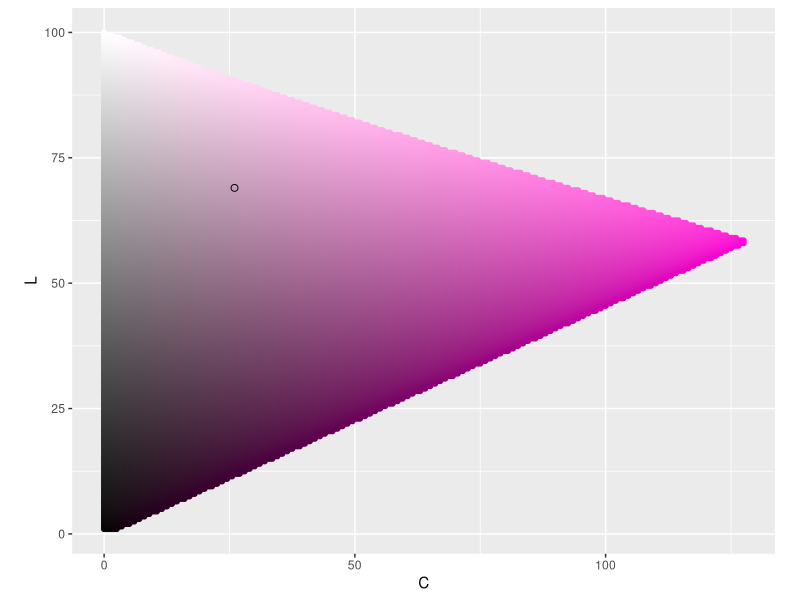
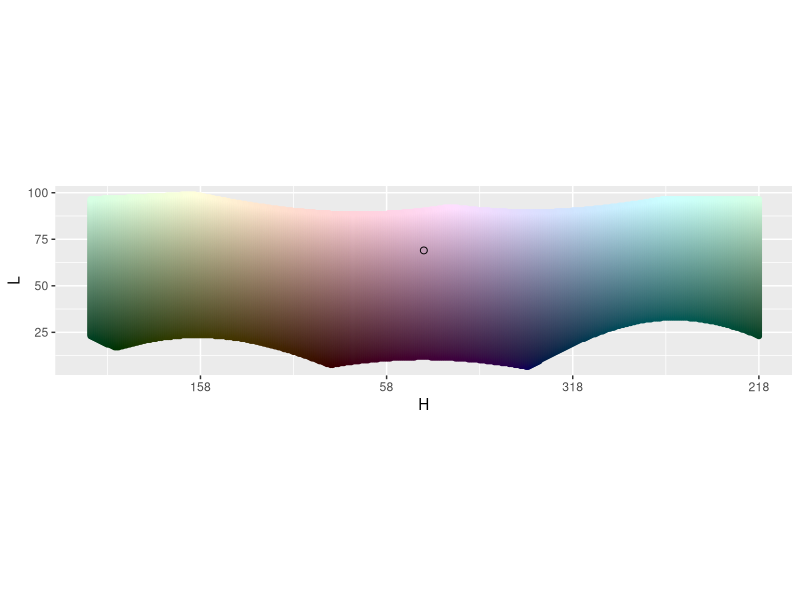
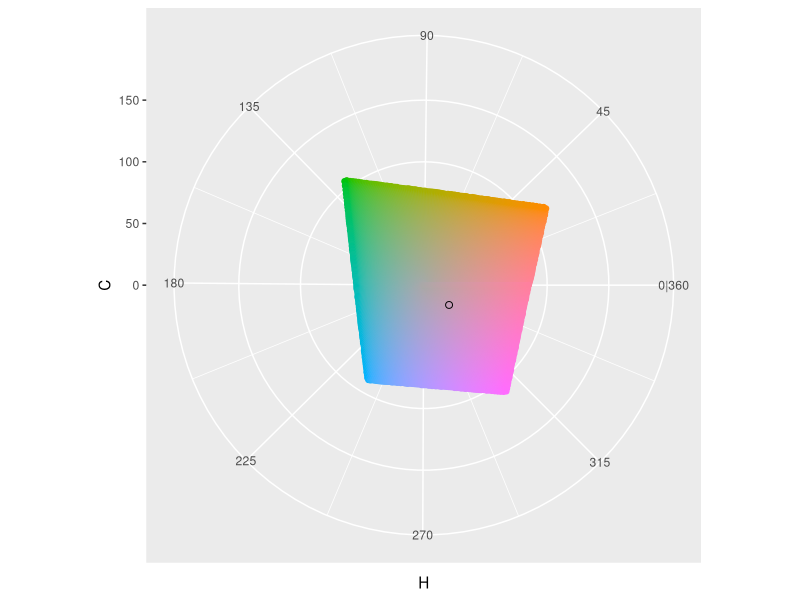
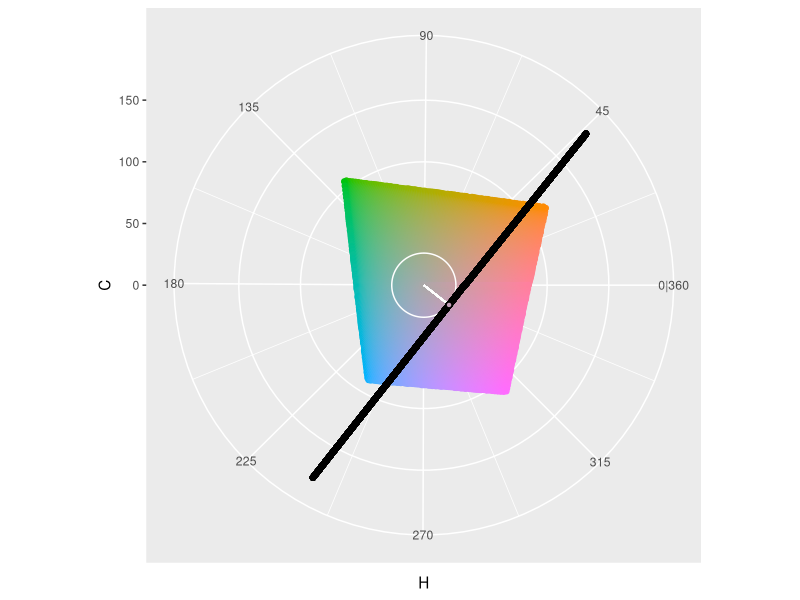
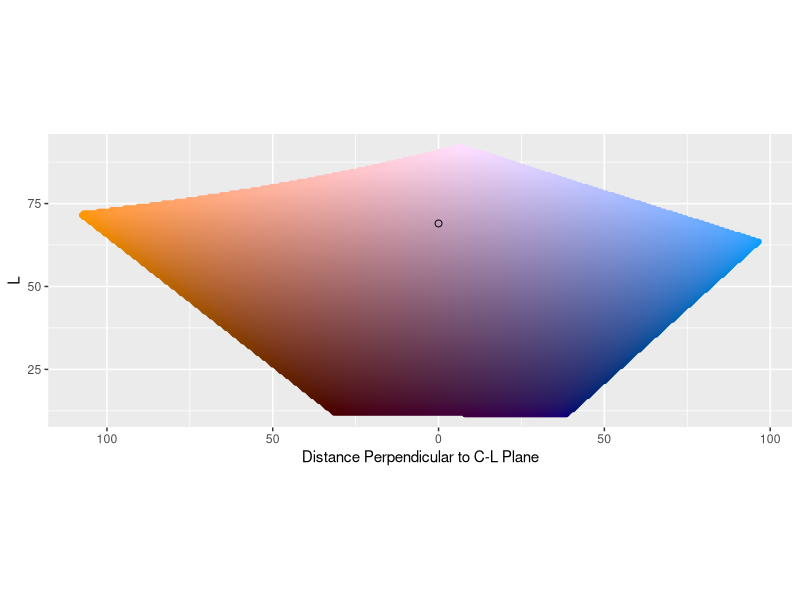
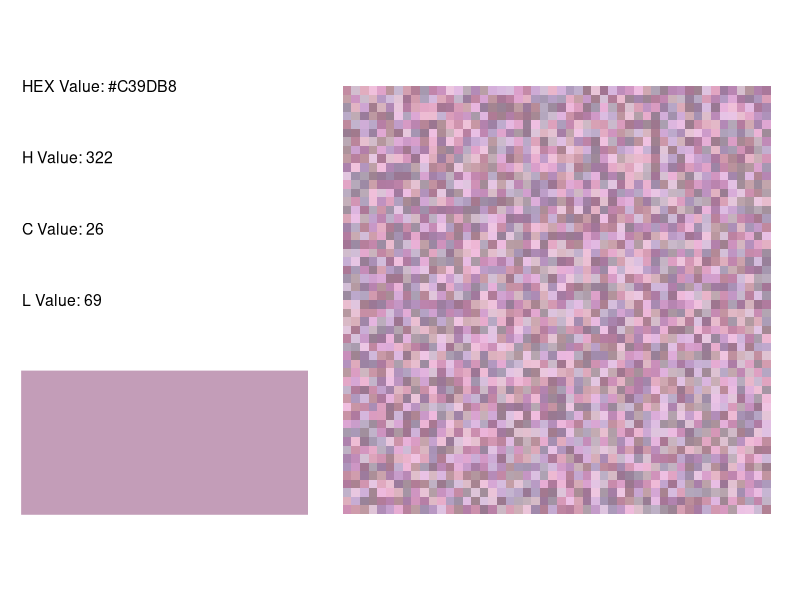
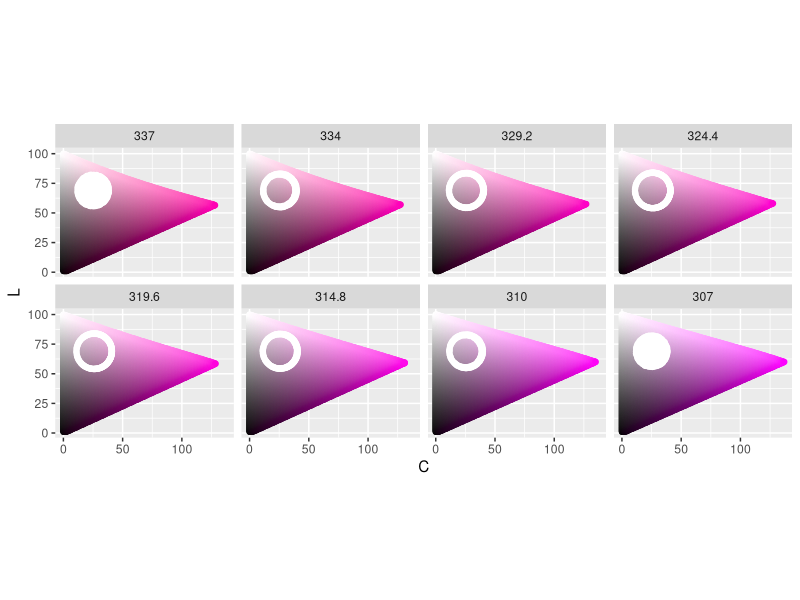
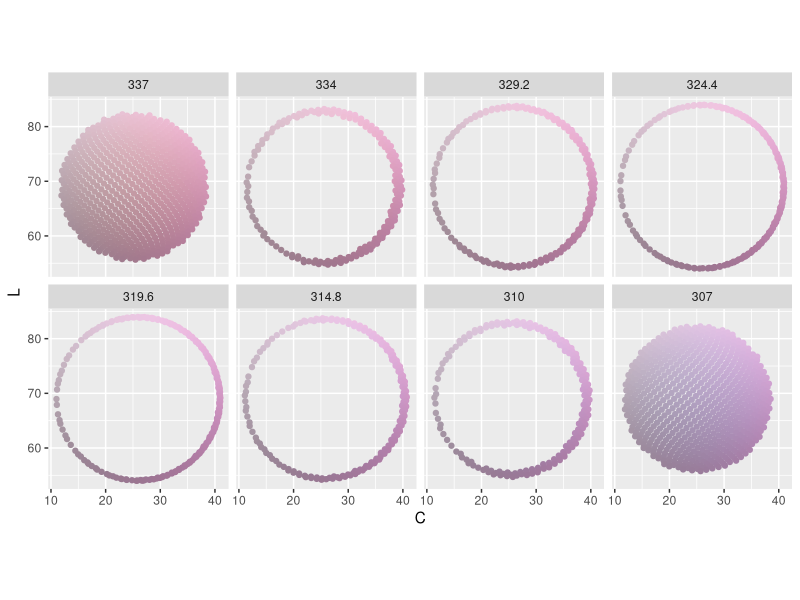

Recreate these plots in R, in order. (Note: a time limit stopped this script after it produced the figures.)
##---------
# Libraries
##---------
library(tidyverse)
library(patchwork)
library(colorspace)

##------------
# Pick a color
##------------
H_point <- 322
C_point <- 26
L_point <- 69

color_hex <- hcl(H_point, 
                 C_point, 
                 L_point,
                 fixup = FALSE)

##--------------------------------
# See color in H, C, L color space 
##--------------------------------
# C-L Plane ----
get_C_L_plane <- function(H_point) {
  expand_grid(H = H_point,
              C = seq(0, 180, .5),
              L = seq(1, 100, .5)) %>%
    mutate(color_value = hcl(H, C, L, fixup = FALSE)) %>%
    filter(!is.na(color_value))
}
C_L_plane <- get_C_L_plane(H_point)

graph_C_L_plane <- function(C_L_plane, color_hex) {
  ggplot() +
    geom_point(data = C_L_plane,
               aes(C, L, color = color_value, fill = color_value)) +
    scale_x_continuous(labels = abs) +
    scale_color_identity() +
    scale_fill_identity() +
    geom_point(aes(x = C_point,
                   y = L_point),
               color = 'black',
               fill = color_hex,
               shape = 21,
               size = 2) +
    coord_equal()
}
graph_C_L_plane(C_L_plane, color_hex)
ggsave(here::here("output", "color_compare", "c_l_plane.png"), 
       width = 5, height = max(C_L_plane$L) / max(C_L_plane$C) * 5)

# H-L Curve ----
get_H_L_curve <- function(C_point) {
  expand_grid(H = seq(1, 360, 1),
              C = C_point,
              L = seq(1, 100, .5)) %>%
    mutate(color_value = hcl(H, C, L, fixup = FALSE)) %>%
    filter(!is.na(color_value))
}
H_L_curve <- get_H_L_curve(C_point)

label_H_center <- function(H_point, ...) {
  function(x) {(x + (180 - H_point)) %% 360}
}

graph_H_L_curve <- function(H_L_curve, color_hex, H_point) {
  ggplot() +
    geom_point(data = H_L_curve,
               aes((H + (180 - H_point)) %% 360, L, 
                   color = color_value, fill = color_value)) +
    scale_color_identity() +
    scale_fill_identity() +
    geom_point(aes(x = 180, # Because we rotated points to not drop over edge
                   y = L_point),
               color = 'black',
               fill = color_hex,
               shape = 21,
               size = 2) +
    scale_x_reverse('H', # Like you're standing on the inside
                    labels = label_H_center(H_point = H_point),
                    limits = c(360, 0)) +
    coord_equal()
}
graph_H_L_curve(H_L_curve, color_hex, H_point)
ggsave(here::here("output", "color_compare", "h_l_curve.png"), 
       width = 5, height = max(H_L_curve$L) / max(H_L_curve$H) * 5)

# H-C plane ----
get_H_C_plane <- function(L_point){
  expand_grid(H = seq(1, 360, 1),
              C = seq(0, 180, .5),
              L = L_point) %>%
    mutate(color_value = hcl(H, C, L, fixup = FALSE)) %>%
    filter(!is.na(color_value))
}
H_C_plane <- get_H_C_plane(L_point)

graph_H_C_plane <- function(H_C_plane, color_hex) {
  ggplot() +
    geom_point(data = H_C_plane,
               aes(H, C, color = color_value, fill = color_value)) +
    scale_color_identity() +
    scale_fill_identity() +
    scale_x_continuous(breaks = seq(45, 360, 45),
                       minor_breaks = seq(0, 315, 45) + 45/2,
                       labels = c('45', '90', '135', '180', 
                                  '225', '270', '315', '0|360')) +
    scale_y_continuous(limits = c(0, 180)) +
    geom_point(aes(x = H_point,
                   y = C_point),
               color = 'black',
               fill = color_hex,
               shape = 21,
               size = 2) +
    coord_polar(start = 270 * pi / 180,
                direction = -1)
}
graph_H_C_plane(H_C_plane, color_hex)
ggsave(here::here("output", "color_compare", "h_c_plane.png"), 
       width = 5, height = 5)

# C tangent plane ----
C_circle <- data.frame(H = seq(1, 360),
                       C = C_point,
                       color_value = "white")
C_tangent_plane <- expand_grid(x = C_point, # Plane perpendicular to H at C
                               perpendicular_from_C_L = 
                                 seq(-sqrt(180^2 - C_point^2), sqrt(180^2 - C_point^2)),
                               L = seq(1, 100, 1)) %>%
  mutate(x_rotate = x * cos(H_point * pi/180) -  # rotate
           perpendicular_from_C_L * sin(H_point * pi/180),
         y_rotate = x * sin(H_point * pi/180) + 
           perpendicular_from_C_L * cos(H_point * pi/180)) %>%
  mutate(x = x_rotate,
         y = y_rotate) %>%
  select(-x_rotate, -y_rotate)  %>%
  mutate(H = (atan2(y, x) * 180/pi) %% 360,
         C = sqrt(x^2 + y^2)) %>%
  mutate(color_value = "white")
ggplot(data = H_C_plane,
       aes(H, C, color = color_value, fill = color_value)) +
  geom_point() +
  scale_color_identity() +
  scale_fill_identity() +
  scale_x_continuous(breaks = seq(45, 360, 45),
                     minor_breaks = seq(0, 315, 45) + 45/2,
                     labels = c('45', '90', '135', '180', 
                                '225', '270', '315', '0|360')) +
  scale_y_continuous(limits = c(0, 180)) +
  geom_path(data = C_circle) +
  geom_segment(x = H_point,
               y = 0,
               xend = H_point,
               yend = C_point,
               col = "white") +
  geom_point(data = C_tangent_plane, col = "black") +
  geom_point(x = H_point,
             y = C_point,
             color = 'black',
             fill = color_hex,
             shape = 21) +
  coord_polar(start = 270 * pi / 180,
              direction = -1)
ggsave(here::here("output", "color_compare", "c_tangent_plane_setup.png"), 
       width = 5, height = 5)

get_C_tangent_plane <- function(H_point, C_point) {
  expand_grid(x = C_point, # Plane perpendicular to H at C
              perpendicular_from_C_L = seq(-180, 180, .5),
              L = seq(1, 100, .5)) %>%
    mutate(x_rotate = x * cos(H_point * pi/180) -  # rotate
             perpendicular_from_C_L * sin(H_point * pi/180),
           y_rotate = x * sin(H_point * pi/180) + 
             perpendicular_from_C_L * cos(H_point * pi/180)) %>%
    mutate(x = x_rotate,
           y = y_rotate) %>%
    select(-x_rotate, -y_rotate)  %>%
    mutate(H = (atan2(y, x) * 180/pi) %% 360,
           C = sqrt(x^2 + y^2)) %>%
    mutate(color_value = hcl(H, C, L, fixup = FALSE)) %>%
    filter(!is.na(color_value))
}
C_tangent_plane <- get_C_tangent_plane(H_point, C_point)

graph_C_tangent_plane <- function(C_tangent_plane, color_hex) {
  ggplot() +
    geom_point(data = C_tangent_plane,
               aes(perpendicular_from_C_L, L, 
                   color = color_value, fill = color_value)) +
    scale_color_identity() +
    scale_fill_identity() +
    scale_x_reverse("Distance Perpendicular to C-L Plane",
                    labels = abs) +
    geom_point(aes(x = 0,
                   y = L_point),
               color = 'black',
               fill = color_hex,
               shape = 21,
               size = 2) +
    coord_equal()
}
graph_C_tangent_plane(C_tangent_plane, color_hex)
ggsave(here::here("output", "color_compare", "c_tangent_plane.png"), 
       width = 5, height = max(C_tangent_plane$L) /
         (max(C_tangent_plane$perpendicular_from_C_L) * 2) * 5)

##------------------
# x, y, L perimeter
##------------------
width <- 15
n_color <- 50 ^ 2

# http://extremelearning.com.au/how-to-evenly-distribute-points-on-a-sphere-more-effectively-than-the-canonical-fibonacci-lattice/#more-3069
get_xyl_data <- function(H_point, C_point, L_point, width, n_color) {
  data.frame(theta = 2 * pi * seq(0, n_color - 1) / ((1 + sqrt(5)) / 2),
             phi = acos(1 - 2 * (seq(0, n_color - 1) + .5) / n_color)) %>%
    mutate(x = cos(theta) * sin(phi),
           y = sin(theta) * sin(phi),
           L = cos(phi)) %>%
    mutate(x = x * width + C_point * cos(H_point * pi/180),
           y = y * width + C_point * sin(H_point * pi/180),
           L = L * width + L_point) %>%
    mutate(H = (atan2(y, x) * 180/pi) %% 360,
           C = sqrt(x^2 + y^2)) %>%
    filter(L >= 0 & L <= 100 & C >= 0) %>%
    mutate(color_value = hcl(h = H,
                             c = C,
                             l = L)) %>%
    mutate(x = C * cos(H * pi/180),
           y = C * sin(H * pi/180)) %>%
    mutate(perpendicular_from_C_L = x * sin(-H_point * pi/180) + 
             y * cos(-H_point * pi/180),
           parallel_along_C_L = x * cos(-H_point * pi/180) - 
             y * sin(-H_point * pi/180)) %>%
    mutate(row_value = sample(row_number(), n()),
           col_value = ceiling(row_value / sqrt(n_color))) %>%
    mutate(row_value = (row_value %% sqrt(n_color)) + 1) %>%
    mutate(L_cut = as.character(
      cut(L, breaks = c(-Inf, seq(L_point - width, 
                                  L_point + width, 
                                  length.out = 7), 
                        Inf),
          labels = c(L_point - width, 
                     seq(L_point - (width * .8), 
                         L_point + (width * .8), 
                         length.out = 6), 
                     L_point + width))),
      C_cut = as.character(
        cut(C,
            breaks = c(-Inf, 
                       seq(C_point - width, 
                           C_point + width, 
                           length.out = 7), 
                       Inf),
            labels = c(C_point - width, 
                       seq(C_point - (width * .8), 
                           C_point + (width * .8), 
                           length.out = 6), 
                       C_point + width))),
      H_cut = as.character(
        cut((180 - abs(abs(H - H_point) - 180)) * 
              sign(180 - abs(H - H_point)) * 
              sign(H - H_point),
            breaks = c(-Inf, 
                       seq(0 - width, 
                           0 + width, 
                           length.out = 7), 
                       Inf),
            labels = c(H_point - width, 
                       seq(H_point - (width * .8), 
                           H_point + (width * .8), 
                           length.out = 6), 
                       H_point + width) %% 360)),
      perpendicular_from_C_L_cut = as.character(
        cut(perpendicular_from_C_L,
            breaks = c(-Inf, seq(0 - width, 
                                 0 + width, 
                                 length.out = 7), 
                       Inf),
            labels = c(0 - width, 
                       seq(0 - (width * .8), 
                           0 + (width * .8), 
                           length.out = 6), 
                       0 + width))),
      parallel_along_C_L_cut = as.character(
        cut(parallel_along_C_L,
            breaks = c(-Inf, 
                       seq(C_point - width, 
                           C_point + width, 
                           length.out = 7), 
                       Inf),
            labels = c(C_point - width, 
                       seq(C_point - (width * .8), 
                           C_point + (width * .8), 
                           length.out = 6), 
                       C_point + width)))) %>%
    mutate(L_cut = as.factor(as.numeric(L_cut)),
           C_cut = as.factor(as.numeric(C_cut)),
           H_cut = as.factor(as.numeric(H_cut)),
           perpendicular_from_C_L_cut = 
             as.factor(as.numeric(perpendicular_from_C_L_cut)),
           parallel_along_C_L_cut = 
             as.factor(as.numeric(parallel_along_C_L_cut))) %>%
    mutate(H_cut = fct_expand(H_cut, 
                              as.character(c(H_point - width, 
                                             seq(H_point - (width * .8), 
                                                 H_point + (width * .8), 
                                                 length.out = 6), 
                                             H_point + width) %% 360)),
           perpendicular_from_C_L_cut = 
             fct_expand(perpendicular_from_C_L_cut,
                        as.character(c(0 - width, 
                                       seq(0 - (width * .8), 
                                           0 + (width * .8), 
                                           length.out = 6), 
                                       0 + width)))) %>%
    mutate(H_cut = fct_relevel(H_cut, 
                               as.character(c(H_point - width, 
                                              seq(H_point - (width * .8), 
                                                  H_point + (width * .8), 
                                                  length.out = 6), 
                                              H_point + width) %% 360)),
           perpendicular_from_C_L_cut = 
             fct_relevel(perpendicular_from_C_L_cut,
                         as.character(c(0 - width, 
                                        seq(0 - (width * .8), 
                                            0 + (width * .8), 
                                            length.out = 6), 
                                        0 + width)))) %>%
    mutate(H_cut = fct_rev(H_cut),
           perpendicular_from_C_L_cut = fct_rev(perpendicular_from_C_L_cut))
}

xyl <- get_xyl_data(H_point, C_point, L_point, width, n_color)

graph_info <- function(H_point, C_point, L_point) {
  color_hex <- hcl(H_point, 
                   C_point,
                   L_point,
                   fixup = FALSE)
  
  ggplot() +
    geom_rect(aes(xmin = 0, xmax = 1,
                  ymin = 0, ymax = .5), col = color_hex, fill = color_hex) +
    geom_text(data = data.frame(x = 0,
                                y = seq(1.5, .75, -.25),
                                label = c(paste("HEX Value:", color_hex), 
                                          paste("H Value:", H_point),
                                          paste("C Value:", C_point),
                                          paste("L Value:", L_point))),
              aes(x, y, label = label), hjust = 0, size = 4) +
    coord_equal() +
    theme_void()
}

graph_sample <- function(color_points) {
  ggplot(data = color_points,
         aes(x = row_value,
             y = col_value,
             fill = color_value)) +
    geom_tile() +
    coord_equal() +
    scale_fill_identity() +
    theme_void()
}

p1 <- graph_info(H_point, C_point, L_point)
p2 <- graph_sample(xyl)
p1 + p2
ggsave(here::here("output", "color_compare", "xyl_info.png"), 
       width = 5, height = 3)

# C L plane by H
graph_C_L_by_H <- function(color_points) {
  ggplot(data = color_points, aes(C, L, 
                                  col = color_value, fill = color_value)) +
    geom_point() +
    scale_color_identity() +
    scale_fill_identity() +
    facet_wrap(~ H_cut, nrow = 2) +
    coord_equal() 
}

get_C_L_plane_by_H <- function(color_points, H_point, width) {
  map_dfr(as.numeric(as.character(unique(color_points$H_cut))), 
          get_C_L_plane) %>%
    mutate(H_cut = as.factor(H)) %>%
    mutate(H_cut = fct_expand(H_cut, 
                              as.character(c(H_point - width, 
                                             seq(H_point - (width * .8), 
                                                 H_point + (width * .8), 
                                                 length.out = 6), 
                                             H_point + width) %% 360))) %>%
    mutate(H_cut = fct_relevel(H_cut, 
                               as.character(c(H_point - width, 
                                              seq(H_point - (width * .8), 
                                                  H_point + (width * .8), 
                                                  length.out = 6), 
                                              H_point + width) %% 360))) %>%
    mutate(H_cut = fct_rev(H_cut))
}
C_L_plane_by_H <- get_C_L_plane_by_H(xyl, H_point, width)

graph_C_L_plane_by_H <- function(C_L_plane, color_points) {
  ggplot() +
    geom_point(data = C_L_plane,
               aes(C, L, color = color_value, fill = color_value)) +
    geom_point(data = color_points,
               aes(C, L, color = "white", fill = "white")) +
    scale_x_continuous(labels = abs) +
    scale_color_identity() +
    scale_fill_identity() +
    facet_wrap(~ H_cut, nrow = 2) +
    coord_equal()
}
graph_C_L_plane_by_H(C_L_plane_by_H, xyl)
ggsave(here::here("output", "color_compare", "xyl_c_l_plane.png"), 
       width = 5, height = 2.5)
graph_C_L_by_H(xyl)
ggsave(here::here("output", "color_compare", "xyl_c_l.png"), 
       width = 5, height = 3)

# H L curve
graph_H_L_by_C <- function(color_points, H_point) {
  ggplot(data = color_points, aes((H + (180 - H_point)) %% 360, L, 
                                  color = color_value, fill = color_value)) +
    geom_point() +
    scale_color_identity() +
    scale_fill_identity() +
    scale_x_reverse('H', # Like you're standing on the inside
                    labels = label_H_center(H_point = H_point)) +
    facet_wrap(~ C_cut, nrow = 2) +
    coord_equal()
}

get_H_L_curve_by_C <- function(color_points) {
  map_dfr(as.numeric(as.character(
    unique(color_points$C_cut))), get_H_L_curve) %>%
    mutate(C_cut = as.factor(C))
}
H_L_curve_by_C <- get_H_L_curve_by_C(xyl)

graph_H_L_curve_by_C <- function(H_L_curve_by_C, color_points, H_point) {
  ggplot() +
    geom_point(data = H_L_curve_by_C,
               aes((H + (180 - H_point)) %% 360, L, 
                   color = color_value, fill = color_value)) +
    geom_point(data = color_points,
               aes((H + (180 - H_point)) %% 360, L, 
                   color = "white", fill = "white")) +
    scale_color_identity() +
    scale_fill_identity() +
    scale_x_reverse('H', # Like you're standing on the inside
                    labels = label_H_center(H_point = H_point),
                    limits = c(360, 0)) +
    facet_wrap(~ C_cut, nrow = 2) +
    coord_equal()
}
graph_H_L_curve_by_C(H_L_curve_by_C, xyl, H_point)
ggsave(here::here("output", "color_compare", "xyl_h_l_curve.png"), 
       width = 5, height = 2)
graph_H_L_by_C(xyl, H_point)
ggsave(here::here("output", "color_compare", "xyl_h_l.png"), 
       width = 5, height = 2.5)

# H C plane by L
graph_x_y_by_L <- function(color_points, H_point) {
  ggplot(data = color_points, aes(x, y, 
                                  col = color_value, fill = color_value)) +
    geom_abline(slope = c(tan(-67.5 * pi/180), 
                          tan(-45 * pi/180), 
                          tan(-22.5 * pi/180),
                          0, 100000,
                          tan(22.5 * pi/180), 
                          tan(45 * pi/180), 
                          tan(67.5 * pi/180)), 
                intercept = 0,
                color = "white") +
    geom_abline(slope = tan(H_point * pi/180), 
                intercept = 0,
                color = "black") +
    geom_point() +
    scale_color_identity() +
    scale_fill_identity() +
    facet_wrap(~ L_cut, nrow = 2) +
    coord_equal() +
    theme(axis.line=element_blank(), axis.text.x=element_blank(),
          axis.text.y=element_blank(), axis.ticks=element_blank(),
          axis.title.x=element_blank(), axis.title.y=element_blank(),
          panel.grid.major=element_blank(), panel.grid.minor=element_blank())
}

get_H_C_plane_by_L <- function(color_points) {
  map_dfr(as.numeric(
    as.character(unique(color_points$L_cut))), get_H_C_plane) %>%
    mutate(L_cut = as.factor(L))
}
H_C_plane_by_L <- get_H_C_plane_by_L(xyl)

graph_H_C_plane_by_L <- function(H_C_plane_by_L, color_points) {
  ggplot() +
    geom_point(data = H_C_plane_by_L,
               aes(H, C, color = color_value, fill = color_value)) +
    geom_point(data = color_points,
               aes(H , C, color = "white", fill = "white")) +
    scale_color_identity() +
    scale_fill_identity() +
    scale_x_continuous(breaks = seq(45, 360, 45),
                       minor_breaks = seq(0, 315, 45) + 45/2,
                       labels = c('45', '90', '135', '180', 
                                  '225', '270', '315', '0|360')) +
    scale_y_continuous(limits = c(0, 180)) +
    facet_wrap(~ L_cut, nrow = 2) +
    coord_polar(start = 270 * pi / 180,
                direction = -1)
}
graph_H_C_plane_by_L(H_C_plane_by_L, xyl)
ggsave(here::here("output", "color_compare", "xyl_h_c_plane.png"), 
       width = 5, height = 4)
graph_x_y_by_L(xyl, H_point)
ggsave(here::here("output", "color_compare", "xyl_h_c.png"), 
       width = 5, height = 3)


# C tangent plane
label_perpendicular_from_C_L_cut<- function(x) {
  as.character(abs(as.numeric(x)))
}

graph_parallel_perpendicular_by_L <- function(color_points) {
  ggplot(data = color_points, 
         aes(x = parallel_along_C_L,
             y = perpendicular_from_C_L,
             color = color_value)) +
    geom_point() +
    scale_color_identity() +
    scale_y_continuous("Distance Perpendicular to C-L Plane", # similar to H
                       labels = abs) +
    labs(x = "Distance Parallel to C-L Plane") + # similar to C
    facet_wrap(~ L_cut, nrow = 2) +
    coord_equal()
}
graph_parallel_perpendicular_by_L(xyl)
ggsave(here::here("output", "color_compare", "xyl_par_per.png"), 
       width = 5, height = 4)

graph_perpendicular_L_by_parallel <- function(color_points) {
  ggplot(data = color_points, 
         aes(x = perpendicular_from_C_L,
             y = L,
             color = color_value)) +
    geom_point() +
    scale_color_identity() +
    scale_x_continuous("Distance Perpendicular to C-L Plane",
                       labels = abs) +
    scale_y_continuous(labels = abs) +
    facet_wrap(~ parallel_along_C_L_cut, nrow = 2) +
    coord_equal()
}
graph_perpendicular_L_by_parallel(xyl)
ggsave(here::here("output", "color_compare", "xyl_per_l.png"), 
       width = 5, height = 4)

graph_parallel_L_by_perpendicular <- function(color_points) {
  ggplot(data = color_points, 
         aes(x = parallel_along_C_L,
             y = L,
             color = color_value)) +
    geom_point() +
    scale_color_identity() +
    labs(x = "Distance Parallel to C-L Plane") +
    facet_wrap(~ perpendicular_from_C_L_cut, nrow = 2,
               labeller = as_labeller(label_perpendicular_from_C_L_cut)) +
    coord_equal()
}
graph_parallel_L_by_perpendicular(xyl)
ggsave(here::here("output", "color_compare", "xyl_par_l.png"), 
       width = 5, height = 4)

##------------------
# H, C, L, perimeter
##------------------
get_hcl_data <- function(H_point, C_point, L_point, width, n_color) {
 data.frame(theta = 2 * pi * seq(0, n_color - 1) / ((1 + sqrt(5)) / 2),
                  phi = acos(1 - 2 * (seq(0, n_color - 1) + .5) / n_color)) %>%
  mutate(H = cos(theta) * sin(phi),
         C = sin(theta) * sin(phi),
         L = cos(phi)) %>%
  mutate(H = H * width + H_point,
         C = C * width + C_point,
         L = L * width + L_point) %>%
  mutate(H = H %% 360) %>% # not really needed except for graphs
  filter(L >= 0 & L <= 100 & C >= 0) %>%
  mutate(color_value = hcl(h = H,
                           c = C,
                           l = L)) %>%
  mutate(x = C * cos(H * pi/180),
         y = C * sin(H * pi/180)) %>%
  mutate(perpendicular_from_C_L = x * sin(-H_point * pi/180) + 
           y * cos(-H_point * pi/180), # not a C value since we didn't rotate by H
         parallel_along_C_L = x * cos(-H_point * pi/180) - 
           y * sin(-H_point * pi/180)) %>%
  mutate(row_value = sample(row_number(), n()),
         col_value = ceiling(row_value / sqrt(n_color))) %>%
  mutate(row_value = (row_value %% sqrt(n_color)) + 1) %>%
  mutate(L_cut = as.character(
    cut(L, breaks = c(-Inf, seq(L_point - width, 
                                L_point + width, 
                                length.out = 7), 
                      Inf),
        labels = c(L_point - width, 
                   seq(L_point - (width * .8), 
                       L_point + (width * .8), 
                       length.out = 6), 
                   L_point + width))),
         C_cut = as.character(
           cut(C,
               breaks = c(-Inf, 
                          seq(C_point - width, 
                              C_point + width, 
                              length.out = 7), 
                          Inf),
               labels = c(C_point - width, 
                          seq(C_point - (width * .8), 
                              C_point + (width * .8), 
                              length.out = 6), 
                          C_point + width))),
         H_cut = as.character(
           cut((180 - abs(abs(H - H_point) - 180)) * 
                 sign(180 - abs(H - H_point)) * 
                 sign(H - H_point),
               breaks = c(-Inf, 
                          seq(0 - width, 
                              0 + width, 
                              length.out = 7), 
                          Inf),
               labels = c(H_point - width, 
                          seq(H_point - (width * .8), 
                              H_point + (width * .8), 
                              length.out = 6), 
                          H_point + width) %% 360)),
         perpendicular_from_C_L_cut = as.character(
           cut(perpendicular_from_C_L,
               breaks = c(-Inf, seq(0 - width, 
                                    0 + width, 
                                    length.out = 7), 
                          Inf),
               labels = c(0 - width, 
                          seq(0 - (width * .8), 
                              0 + (width * .8), 
                              length.out = 6), 
                          0 + width))),
         parallel_along_C_L_cut = as.character(
           cut(parallel_along_C_L,
               breaks = c(-Inf, 
                          seq(C_point - width, 
                              C_point + width, 
                              length.out = 7), 
                          Inf),
               labels = c(C_point - width, 
                          seq(C_point - (width * .8), 
                              C_point + (width * .8), 
                              length.out = 6), 
                          C_point + width)))) %>%
  mutate(L_cut = as.factor(as.numeric(L_cut)),
         C_cut = as.factor(as.numeric(C_cut)),
         H_cut = as.factor(as.numeric(H_cut)),
         perpendicular_from_C_L_cut = 
           as.factor(as.numeric(perpendicular_from_C_L_cut)),
         parallel_along_C_L_cut = 
           as.factor(as.numeric(parallel_along_C_L_cut))) %>%
  mutate(H_cut = fct_expand(H_cut, 
                            as.character(c(H_point - width, 
                                           seq(H_point - (width * .8), 
                                               H_point + (width * .8), 
                                               length.out = 6), 
                                           H_point + width) %% 360)),
         perpendicular_from_C_L_cut = 
           fct_expand(perpendicular_from_C_L_cut,
                      as.character(c(0 - width, 
                                     seq(0 - (width * .8), 
                                         0 + (width * .8), 
                                         length.out = 6), 
                                     0 + width)))) %>%
  mutate(H_cut = fct_relevel(H_cut, 
                             as.character(c(H_point - width, 
                                            seq(H_point - (width * .8), 
                                                H_point + (width * .8), 
                                                length.out = 6), 
                                            H_point + width) %% 360)),
         perpendicular_from_C_L_cut = 
           fct_relevel(perpendicular_from_C_L_cut,
                      as.character(c(0 - width, 
                                     seq(0 - (width * .8), 
                                         0 + (width * .8), 
                                         length.out = 6), 
                                     0 + width)))) %>%
  mutate(H_cut = fct_rev(H_cut),
         perpendicular_from_C_L_cut = fct_rev(perpendicular_from_C_L_cut))
}

hcl <- get_hcl_data(H_point, C_point, L_point, width, n_color)

p1 <- graph_info(H_point, C_point, L_point)
p2 <- graph_sample(hcl)
p1 + p2
ggsave(here::here("output", "color_compare", "hcl_info.png"), 
       width = 5, height = 3)

# C L plane by H
C_L_plane_by_H <- get_C_L_plane_by_H(hcl, H_point, width)
graph_C_L_by_H(hcl)
ggsave(here::here("output", "color_compare", "hcl_c_l.png"), 
       width = 5, height = 4)
graph_C_L_plane_by_H(C_L_plane_by_H, hcl)
ggsave(here::here("output", "color_compare", "hcl_c_l_plane.png"), 
       width = 5, height = 3)

# H L curve
H_L_curve_by_C <- get_H_L_curve_by_C(hcl)
graph_H_L_by_C(hcl, H_point)
ggsave(here::here("output", "color_compare", "hcl_h_l.png"), 
       width = 5, height = 4)
graph_H_L_curve_by_C(H_L_curve_by_C, hcl, H_point)
ggsave(here::here("output", "color_compare", "hcl_h_l_curve.png"), 
       width = 5, height = 2)

# H C plane by L
H_C_plane_by_L <- get_H_C_plane_by_L(hcl)
graph_x_y_by_L(hcl, H_point)
ggsave(here::here("output", "color_compare", "hcl_h_c.png"), 
       width = 5, height = 3)
graph_H_C_plane_by_L(H_C_plane_by_L, hcl)
ggsave(here::here("output", "color_compare", "hcl_h_c_plane.png"), 
       width = 5, height = 4)

# C tangent plane
graph_parallel_perpendicular_by_L(hcl)
ggsave(here::here("output", "color_compare", "hcl_par_per.png"), 
       width = 5, height = 3)

graph_perpendicular_L_by_parallel(hcl)
ggsave(here::here("output", "color_compare", "hcl_per_l.png"), 
       width = 5, height = 6)

graph_parallel_L_by_perpendicular(hcl)
ggsave(here::here("output", "color_compare", "hcl_par_l.png"), 
       width = 5, height = 5)

##-------
# Compare
##-------
compare <- rbind(xyl[, c('H', 'C', 'L', 'x', 'y', 
                         'H_cut', 'C_cut', 'L_cut', 
                         'perpendicular_from_C_L', 'parallel_along_C_L', 
                         'perpendicular_from_C_L_cut', 'parallel_along_C_L_cut',
                         'row_value', 'col_value', 'color_value')],
                 hcl[, c('H', 'C', 'L', 'x', 'y', 
                         'H_cut', 'C_cut', 'L_cut', 
                         'perpendicular_from_C_L', 'parallel_along_C_L', 
                         'perpendicular_from_C_L_cut', 'parallel_along_C_L_cut',
                         'row_value', 'col_value', 'color_value')]) %>%
  mutate(setting = c(rep('XYL', n_color), rep('HCL', n_color))) 

# C L plane
graph_C_L_by_H_comparison <- function(color_points) {
  ggplot(data = color_points, aes(C, L, col = setting)) +
    geom_point(alpha = .5) +
    facet_wrap(~ H_cut, nrow = 2) +
    coord_equal() +
    scale_color_discrete("") +
    theme(legend.position = "bottom")
}
graph_C_L_by_H_comparison(compare)
ggsave(here::here("output", "color_compare", "compare_c_l.png"), 
       width = 5, height = 4)

# H L curve
graph_H_L_by_C_comparison <- function(color_points, H_point) {
  ggplot(data = color_points, 
         aes((H + (180 - H_point)) %% 360, L, color = setting)) +
    geom_point(alpha = .5) +
    scale_x_reverse('H',
                    labels = label_H_center(H_point = H_point)) +
    facet_wrap(~ C_cut, nrow = 2) +
    coord_equal() +
    scale_color_discrete("") +
    theme(legend.position = "bottom")
}
graph_H_L_by_C_comparison(compare, H_point)
ggsave(here::here("output", "color_compare", "compare_h_l.png"), 
       width = 5, height = 3)

# H C plane
graph_x_y_by_L_comparison <- function(color_points, H_point) {
  ggplot(data = color_points, aes(x, y, col = setting)) +
    geom_abline(slope = c(tan(-67.5 * pi/180), 
                          tan(-45 * pi/180), 
                          tan(-22.5 * pi/180),
                          0, 100000,
                          tan(22.5 * pi/180), 
                          tan(45 * pi/180), 
                          tan(67.5 * pi/180)), 
                intercept = 0,
                color = "white") +
    geom_abline(slope = tan(H_point * pi/180), 
                intercept = 0,
                color = "black") +
    geom_point(alpha = .5) +
    facet_wrap(~ L_cut, nrow = 2) +
    coord_equal() +
    scale_color_discrete("") +
    theme(legend.position = "bottom",
          axis.line=element_blank(), axis.text.x=element_blank(),
          axis.text.y=element_blank(), axis.ticks=element_blank(),
          axis.title.x=element_blank(), axis.title.y=element_blank(),
          panel.grid.major=element_blank(), panel.grid.minor=element_blank())
}
graph_x_y_by_L_comparison(compare, H_point)
ggsave(here::here("output", "color_compare", "compare_h_c.png"), 
       width = 5, height = 4)

# C tangent plane
graph_parallel_perpendicular_by_L_comparison <- function(color_points) {
  ggplot(data = color_points, 
         aes(x = parallel_along_C_L,
             y = perpendicular_from_C_L,
             color = setting)) +
    geom_point(alpha = .5) +
    scale_y_continuous("Distance Perpendicular to C-L Plane",
                       labels = abs) +
    labs(x = "Distance Parallel to C-L Plane") +
    facet_wrap(~ L_cut, nrow = 2) +
    coord_equal() +
    scale_color_discrete("") +
    theme(legend.position = "bottom")
}
graph_parallel_perpendicular_by_L_comparison(compare)
ggsave(here::here("output", "color_compare", "compare_par_per.png"), 
       width = 5, height = 4)

graph_perpendicular_L_by_parallel_comparison <- function(color_points) {
  ggplot(data = color_points, 
         aes(x = perpendicular_from_C_L,
             y = L,
             color = setting)) +
    geom_point(alpha = .5) +
    scale_x_continuous("Distance Perpendicular to C-L Plane", 
            labels = abs) +
    scale_y_continuous(labels = abs) +
    facet_wrap(~ parallel_along_C_L_cut, nrow = 2) +
    coord_equal() +
    scale_color_discrete("") +
    theme(legend.position = "bottom")
}
graph_perpendicular_L_by_parallel_comparison(compare)
ggsave(here::here("output", "color_compare", "compare_per_l.png"), 
       width = 5, height = 4)

graph_parallel_L_by_perpendicular_comparison <- function(color_points) {
  ggplot(data = color_points, 
         aes(x = parallel_along_C_L,
             y = L,
             color = setting)) +
    geom_point(alpha = .5) +
    labs(x = "Distance Parallel to C-L Plane") +
    facet_wrap(~ perpendicular_from_C_L_cut, nrow = 2,
               labeller = as_labeller(label_perpendicular_from_C_L_cut)) +
    coord_equal() +
    scale_color_discrete("") +
    theme(legend.position = "bottom")
}
graph_parallel_L_by_perpendicular_comparison(compare)
ggsave(here::here("output", "color_compare", "compare_par_l.png"), 
       width = 5, height = 5)

compare <- compare %>%
  group_by(setting) %>%
  arrange((180 - abs(abs(H - H_point) - 180)) * 
            sign(180 - abs(H - H_point)) * sign(H - H_point)) %>%
  mutate(col_value = ceiling(row_number() / sqrt(n_color))) %>%
  arrange(col_value, L) %>%
  group_by(setting, col_value) %>%
  mutate(row_value = row_number())

ggplot(data = compare,
       aes(x = col_value,
           y = row_value,
           fill = color_value)) +
  geom_tile() +
  coord_equal() +
  scale_fill_identity() +
  theme_void() +
  facet_grid(~setting)
ggsave(here::here("output", "color_compare", "compare_samples.png"), 
       width = 5, height = 2.5)

compare <- compare %>%
  group_by(setting) %>%
  arrange((180 - abs(abs(H - H_point) - 180)) * 
            sign(180 - abs(H - H_point)) * sign(H - H_point)) %>%
  mutate(col_value = ceiling(row_number() / sqrt(n_color))) %>%
  arrange(col_value, C) %>%
  group_by(setting, col_value) %>%
  mutate(row_value = row_number())

ggplot(data = compare,
       aes(x = col_value,
           y = row_value,
           fill = color_value)) +
  geom_tile() +
  coord_equal() +
  scale_fill_identity() +
  theme_void() +
  facet_grid(~setting)
ggsave(here::here("output", "color_compare", "compare_samples2.png"), 
       width = 5, height = 2.5)

## Try lower value of C ----
C_point <- 16

xyl <- get_xyl_data(H_point, C_point, L_point, width, n_color)

hcl <- get_hcl_data(H_point, C_point, L_point, width, n_color)

compare <- rbind(xyl[, c('H', 'C', 'L', 'x', 'y', 
                         'H_cut', 'C_cut', 'L_cut', 
                         'perpendicular_from_C_L', 'parallel_along_C_L', 
                         'perpendicular_from_C_L_cut', 'parallel_along_C_L_cut',
                         'row_value', 'col_value', 'color_value')],
                 hcl[, c('H', 'C', 'L', 'x', 'y', 
                         'H_cut', 'C_cut', 'L_cut', 
                         'perpendicular_from_C_L', 'parallel_along_C_L', 
                         'perpendicular_from_C_L_cut', 'parallel_along_C_L_cut',
                         'row_value', 'col_value', 'color_value')]) %>%
  mutate(setting = c(rep('XYL', n_color), rep('HCL', n_color))) 

# C L plane
graph_C_L_by_H_comparison(compare)
ggsave(here::here("output", "color_compare", "C_lower_c_l.png"), 
       width = 5, height = 4)

# H L curve
graph_H_L_by_C_comparison(compare, H_point)
ggsave(here::here("output", "color_compare", "C_lower_h_l.png"), 
       width = 5, height = 2.5)

# H C plane
graph_x_y_by_L_comparison(compare, H_point)
ggsave(here::here("output", "color_compare", "C_lower_h_c.png"), 
       width = 5, height = 4)

# C tangent plane
graph_parallel_perpendicular_by_L_comparison(compare)
ggsave(here::here("output", "color_compare", "C_lower_par_per.png"), 
       width = 5, height = 4)

graph_perpendicular_L_by_parallel_comparison(compare)
ggsave(here::here("output", "color_compare", "C_lower_per_l.png"), 
       width = 5, height = 4)

graph_parallel_L_by_perpendicular_comparison(compare)
ggsave(here::here("output", "color_compare", "C_lower_par_l.png"), 
       width = 5, height = 4)

compare <- compare %>%
  group_by(setting) %>%
  arrange((180 - abs(abs(H - H_point) - 180)) * 
            sign(180 - abs(H - H_point)) * sign(H - H_point)) %>%
  mutate(col_value = ceiling(row_number() / sqrt(n_color))) %>%
  arrange(col_value, L) %>%
  group_by(setting, col_value) %>%
  mutate(row_value = row_number())

ggplot(data = compare,
       aes(x = col_value,
           y = row_value,
           fill = color_value)) +
  geom_tile() +
  coord_equal() +
  scale_fill_identity() +
  theme_void() +
  facet_grid(~setting)
ggsave(here::here("output", "color_compare", "C_lower_samples.png"), 
       width = 5, height = 2.5)

compare <- compare %>%
  group_by(setting) %>%
  arrange((180 - abs(abs(H - H_point) - 180)) * 
            sign(180 - abs(H - H_point)) * sign(H - H_point)) %>%
  mutate(col_value = ceiling(row_number() / sqrt(n_color))) %>%
  arrange(col_value, C) %>%
  group_by(setting, col_value) %>%
  mutate(row_value = row_number())

ggplot(data = compare,
       aes(x = col_value,
           y = row_value,
           fill = color_value)) +
  geom_tile() +
  coord_equal() +
  scale_fill_identity() +
  theme_void() +
  facet_grid(~setting)
ggsave(here::here("output", "color_compare", "C_lower_samples2.png"), 
       width = 5, height = 2.5)

## Try higher value of C ----
C_point <- 75
 
xyl <- get_xyl_data(H_point, C_point, L_point, width, n_color)

hcl <- get_hcl_data(H_point, C_point, L_point, width, n_color)

compare <- rbind(xyl[, c('H', 'C', 'L', 'x', 'y', 
                         'H_cut', 'C_cut', 'L_cut', 
                         'perpendicular_from_C_L', 'parallel_along_C_L', 
                         'perpendicular_from_C_L_cut', 'parallel_along_C_L_cut',
                         'row_value', 'col_value', 'color_value')],
                 hcl[, c('H', 'C', 'L', 'x', 'y', 
                         'H_cut', 'C_cut', 'L_cut', 
                         'perpendicular_from_C_L', 'parallel_along_C_L', 
                         'perpendicular_from_C_L_cut', 'parallel_along_C_L_cut',
                         'row_value', 'col_value', 'color_value')]) %>%
  mutate(setting = c(rep('XYL', n_color), rep('HCL', n_color)))

# C L plane
graph_C_L_by_H_comparison(compare)
ggsave(here::here("output", "color_compare", "C_higher_c_l.png"), 
       width = 5, height = 4)

# H L curve
graph_H_L_by_C_comparison(compare, H_point)
ggsave(here::here("output", "color_compare", "C_higher_h_l.png"), 
       width = 5, height = 4)

# H C plane
graph_x_y_by_L_comparison(compare, H_point)
ggsave(here::here("output", "color_compare", "C_higher_h_c.png"), 
       width = 5, height = 4)

# C tangent plane
graph_parallel_perpendicular_by_L_comparison(compare)
ggsave(here::here("output", "color_compare", "C_higher_par_per.png"), 
       width = 5, height = 5)

graph_perpendicular_L_by_parallel_comparison(compare)
ggsave(here::here("output", "color_compare", "C_higher_per_l.png"), 
       width = 5, height = 4)

graph_parallel_L_by_perpendicular_comparison(compare)
ggsave(here::here("output", "color_compare", "C_higher_par_l.png"), 
       width = 5, height = 4)

compare <- compare %>%
  group_by(setting) %>%
  arrange((180 - abs(abs(H - H_point) - 180)) * 
            sign(180 - abs(H - H_point)) * sign(H - H_point)) %>%
  mutate(col_value = ceiling(row_number() / sqrt(n_color))) %>%
  arrange(col_value, L) %>%
  group_by(setting, col_value) %>%
  mutate(row_value = row_number())

ggplot(data = compare,
       aes(x = col_value,
           y = row_value,
           fill = color_value)) +
  geom_tile() +
  coord_equal() +
  scale_fill_identity() +
  theme_void() +
  facet_grid(~setting)
ggsave(here::here("output", "color_compare", "C_higher_samples.png"), 
       width = 5, height = 2.5)

compare <- compare %>%
  group_by(setting) %>%
  arrange((180 - abs(abs(H - H_point) - 180)) * 
            sign(180 - abs(H - H_point)) * sign(H - H_point)) %>%
  mutate(col_value = ceiling(row_number() / sqrt(n_color))) %>%
  arrange(col_value, C) %>%
  group_by(setting, col_value) %>%
  mutate(row_value = row_number())

ggplot(data = compare,
       aes(x = col_value,
           y = row_value,
           fill = color_value)) +
  geom_tile() +
  coord_equal() +
  scale_fill_identity() +
  theme_void() +
  facet_grid(~setting)
ggsave(here::here("output", "color_compare", "C_higher_samples2.png"), 
       width = 5, height = 2.5)
